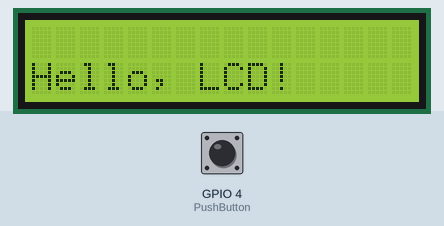
Simulated run of this sketch. Board: ESP32. Parts: 16×2 character LCD. The test bench sets the inputs (shaded band); at power-on: GPIO 4 (PushButton) LOW.

Above: at 1.2 s.
1.3 s: GPIO 4 (PushButton) pulled HIGH for 0.15 s
At 2.1 s:
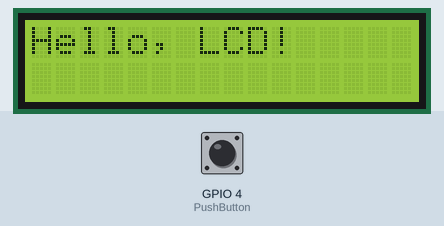
4.4 s: GPIO 4 (PushButton) pulled HIGH for 1 s
8.4 s: GPIO 4 (PushButton) pulled HIGH for 0.15 s
11.5 s: GPIO 4 (PushButton) pulled HIGH for 3.2 s
17.7 s: GPIO 4 (PushButton) pulled HIGH for 0.15 s
20.8 s: GPIO 4 (PushButton) pulled HIGH for 3.2 s
Timing chart, 0 to 23.8 s (numbered marks = the images above; inputs shaded):
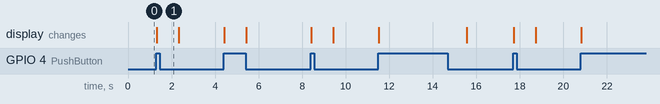

Measured:
- after the input at 1.3 s, the display: changes at once (image 1)

The sketch:

BUTTON_LCD.ino
```cpp
#include <LiquidCrystal_I2C.h>

// set the LCD number of columns and rows
int lcdColumns = 16;
int lcdRows = 2;

// set LCD address, number of columns and rows
// if you don't know your display address, run an I2C scanner sketch
LiquidCrystal_I2C lcd(0x27, lcdColumns, lcdRows);

// this will assign the name PushButton to pin numer 15
const int PushButton = 4;
// This Setup function is used to initialize everything
void setup()
{
// This statement will declare pin 22 as digital output
  // initialize LCD
  lcd.init();
  // turn on LCD backlight
  lcd.backlight();
// This statement will declare pin 15 as digital input
pinMode(PushButton, INPUT_PULLDOWN);
}

void loop()

{
// digitalRead function stores the Push button state
// in variable push_button_state
int Push_button_state = digitalRead(PushButton);
// if condition checks if push button is pressed
// if pressed LED will turn on otherwise remain off
if ( Push_button_state == HIGH )
{
  lcd.clear();
lcd.setCursor(0, 0);
  // print message
  lcd.print("Hello, LCD!");
  delay(1000);
}
else
{
lcd.clear();
  // set cursor to first column, second row
  lcd.setCursor(0,1);
  lcd.print("Hello, LCD!");
}
}
```
